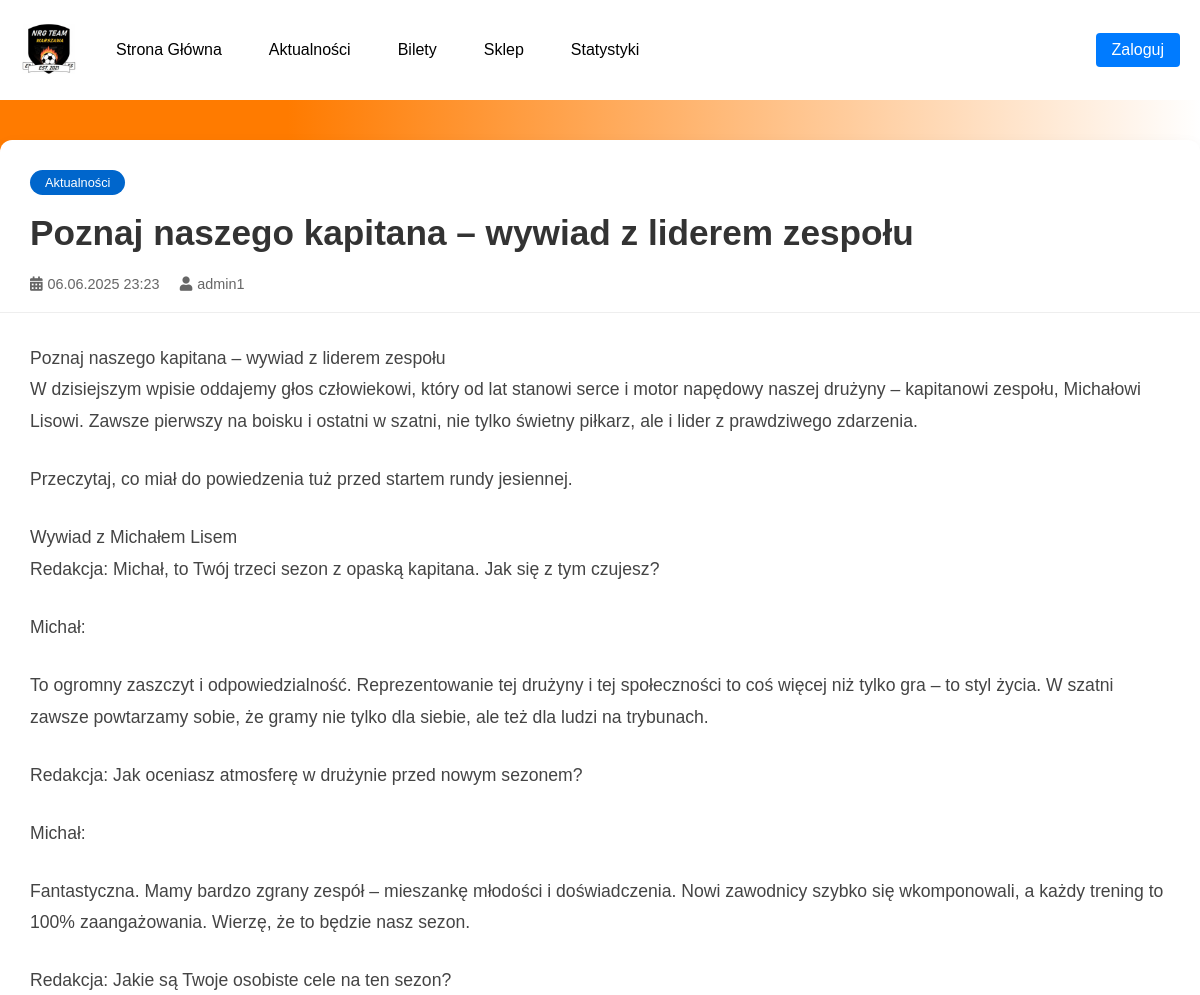
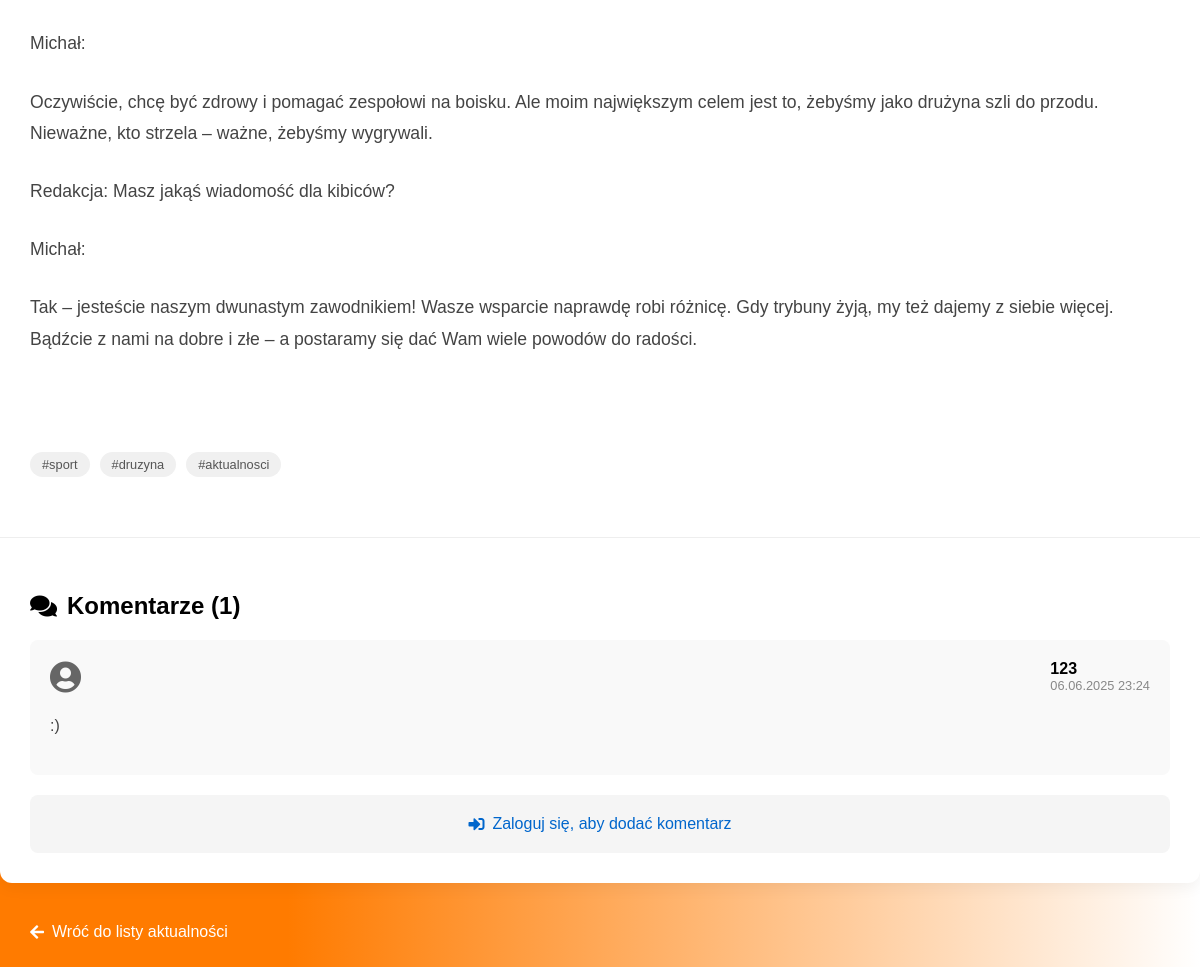
Page /poznaj-naszego-kapitana-wywiad-z-liderem-zespolu/ on the committed database (2 pictures, top to bottom).
### pila/models.py (models this page shows, shortened)
class Post(models.Model):
    title = models.CharField(max_length=200)
    content = models.TextField()
    image = models.ImageField(upload_to='post_images/', blank=True, null=True)
    author = models.ForeignKey(User, on_delete=models.CASCADE)
    created_date = models.DateTimeField(default=timezone.now)
    published_date = models.DateTimeField(blank=True, null=True)
    slug = models.SlugField(max_length=200, unique=True)

class Comment(models.Model):
    post = models.ForeignKey(Post, on_delete=models.CASCADE, related_name='comments')
    author = models.ForeignKey(User, on_delete=models.SET_NULL, null=True)
    text = models.TextField()
    created_date = models.DateTimeField(default=timezone.now)
    approved = models.BooleanField(default=True)  # Dodaj to pole

### pila/views.py (the view)
# urls.py: path('<slug:slug>/', views.post_detail, name='post_detail'),
def post_detail(request, slug):
    post = get_object_or_404(Post, slug=slug)
    if request.method == "POST":
        form = CommentForm(request.POST)
        if form.is_valid():
            comment = form.save(commit=False)
            comment.post = post
            comment.author = request.user
            comment.save()
            return redirect('post_detail', slug=post.slug)
    else:
        form = CommentForm()
    comments = post.comments.filter(approved=True)
    base_template = "registration/base_u.html" if request.user.is_authenticated else "base.html"
    return render(request, 'post_detail.html', {
        'post': post,
        'form': form,
        'comments': comments,
        'base_template': base_template
    })

### pila/templates/tours/post_detail.html (shortened to what this page needs)
{% extends base_template %}
{% load static %}
{% block content %}
<div class="post-detail-wrapper">
    <article class="post-detail-card">
        <header class="post-header">
            <div class="post-category">Aktualności</div>
            <h1 class="post-title">{{ post.title }}</h1>
            <div class="post-meta">
                <div class="meta-item">
                    <i class="fas fa-calendar-alt"></i>
                    <time>{{ post.published_date|date:"d.m.Y H:i" }}</time>
                </div>
                {% if post.author %}
                <div class="meta-item">
                    <i class="fas fa-user"></i>
                    <span>{{ post.author.username }}</span>
                </div>
                {% endif %}
            </div>
        </header>
        <div class="post-content">
            {{ post.content|linebreaks }}
        </div>
        <div class="post-tags">
            <span class="tag">#sport</span>
            <span class="tag">#druzyna</span>
            <span class="tag">#aktualnosci</span>
        </div>
        <section class="comments-section">
            <h3 class="comments-title">
                <i class="fas fa-comments"></i>
                Komentarze ({{ comments.count }})
            </h3>
            {% for comment in comments %}
            <div class="comment-card">
                <div class="comment-header">
                    <div class="comment-author-avatar">
                        <i class="fas fa-user-circle"></i>
                    </div>
                    <div class="comment-author-info">
                        <strong>{{ comment.author.username }}</strong>
                        <span class="comment-date">{{ comment.created_date|date:"d.m.Y H:i" }}</span>
                    </div>
                </div>
                <div class="comment-body">
                    {{ comment.text|linebreaks }}
                </div>
            </div>
            {% empty %}
            <p class="no-comments">Brak komentarzy. Bądź pierwszy!</p>
            {% endfor %}
            {% if user.is_authenticated %}
            <div class="comment-form-card">
                <h4>Dodaj komentarz</h4>
                <form method="post" class="comment-form">
                    {% csrf_token %}
                    <div class="form-group">
                        {{ form.text }}
                    </div>
                    <button type="submit" class="submit-button">
                        <i class="fas fa-paper-plane"></i> Wyślij komentarz
                    </button>
                </form>
            </div>
            {% else %}
            <div class="login-prompt">
                <a href="{% url 'login' %}?next={{ request.path }}" class="login-link">
                    <i class="fas fa-sign-in-alt"></i> Zaloguj się, aby dodać komentarz
                </a>
            </div>
            {% endif %}
        </section>
</div>
<div class="back-to-list">
    {% if user.is_authenticated %}
        <a href="{% url 'aktualnosci_u' %}" class="back-button">
            <i class="fas fa-arrow-left"></i> Wróć do listy aktualności
        </a>
    {% else %}
        <a href="{% url 'aktualnosci' %}" class="back-button">
            <i class="fas fa-arrow-left"></i> Wróć do listy aktualności
        </a>
    {% endif %}
</div>
<link rel="stylesheet" href="https://cdnjs.cloudflare.com/ajax/libs/font-awesome/5.15.4/css/all.min.css">
{% endblock %}

### pila/static/styles/styles.css (style rules this page uses)
body { margin: 0; font-family: Arial, sans-serif; background: linear-gradient(270deg, rgba(252, 252, 252, 1) 0%, rgba(255, 255, 255, 1) 0%, rgba(255, 123, 0, 1) 76%); color: rgb(0, 0, 0); }
.post-header { margin-bottom: 30px; border-bottom: 1px solid #eee; padding-bottom: 20px; }
.post-title { font-size: 2rem; margin: 0 0 10px 0; color: #333; }
.post-meta { color: #666; font-size: 0.9rem; }
.post-content { line-height: 1.8; color: #444; font-size: 1.1rem; margin-bottom: 40px; }
.comments-section { margin-top: 40px; border-top: 1px solid #eee; padding-top: 20px; }
.comments-section h3 { margin-bottom: 20px; }
.comment-header { display: flex; justify-content: space-between; margin-bottom: 10px; font-size: 0.9rem; }
.comment-date { color: #666; }
.comment-body { line-height: 1.6; }

### pila/templates/tours/post_detail.html (style rules this page uses)
.post-detail-wrapper { display: flex; max-width: 1200px; margin: 40px auto; gap: 30px; }
.post-detail-card { flex: 1; background: white; border-radius: 12px; box-shadow: 0 5px 15px rgba(0,0,0,0.05); overflow: hidden; }
.post-header { padding: 30px 30px 0; }
.post-category { display: inline-block; background: #0066cc; color: white; padding: 5px 15px; border-radius: 20px; font-size: 0.8rem; margin-bottom: 15px; }
.post-title { font-size: 2.2rem; margin: 0 0 20px 0; color: #333; line-height: 1.3; }
.post-meta { display: flex; gap: 20px; margin-bottom: 20px; color: #666; font-size: 0.9rem; }
.meta-item { display: flex; align-items: center; gap: 5px; }
.post-content { padding: 0 30px 30px; font-size: 1.1rem; line-height: 1.8; color: #444; }
.post-content p { margin-bottom: 1.5em; }
.post-tags { display: flex; gap: 10px; padding: 0 30px 20px; }
.tag { background: #f0f0f0; padding: 5px 12px; border-radius: 15px; font-size: 0.8rem; color: #555; }
.comments-section { padding: 30px; }
.comments-title { font-size: 1.5rem; margin-bottom: 25px; display: flex; align-items: center; gap: 10px; }
.comment-card { background: #f9f9f9; border-radius: 8px; padding: 20px; margin-bottom: 20px; }
.comment-header { display: flex; gap: 15px; margin-bottom: 15px; }
.comment-author-avatar { font-size: 2rem; color: #666; }
.comment-author-info { display: flex; flex-direction: column; }
.comment-author-info strong { font-size: 1rem; }
.comment-date { font-size: 0.8rem; color: #888; }
.comment-body { line-height: 1.6; color: #444; }
.login-prompt { text-align: center; padding: 20px; background: #f5f5f5; border-radius: 8px; }
.login-link { color: #0066cc; text-decoration: none; font-weight: 500; display: flex; align-items: center; justify-content: center; gap: 8px; }
.back-to-list { max-width: 1200px; margin: 0 auto 40px; padding: 0 30px; }
.back-button { display: inline-flex; align-items: center; gap: 8px; color: #fff; text-decoration: none; font-weight: 500; transition: color 0.3s; }

### rows in the picture
Post: title "Poznaj naszego kapitana – wywiad z liderem zespołu", published_date "06.06.2025 23:23", author.username "admin1", content "Poznaj naszego kapitana – wywiad z liderem zespołu W dzisiejszym wpisie oddajemy głos człowiekowi, który od lat stanowi serce i motor napędowy naszej drużyny – kapitanowi zespołu, Michałowi Lisowi. Zawsze pierwszy na boisku i ostatni w szatni, nie tylko świetny piłkarz, ale i lider z prawdziwego zdarzenia. Przeczytaj, co miał do powiedzenia tuż przed startem rundy jesiennej. Wywiad z Michałem Lisem Redakcja: Michał, to Twój trzeci sezon z opaską kapitana. Jak się z tym czujesz? Michał: To ogromny zaszczyt i odpowiedzialność. Reprezentowanie tej drużyny i tej społeczności to coś więcej niż tylko gra – to styl życia. W szatni zawsze powtarzamy sobie, że gramy nie tylko dla siebie, ale też dla…"
Comment: author.username "123", created_date "06.06.2025 23:24", text ":)"

### other values in the picture
{{ comments.count }} "1"
